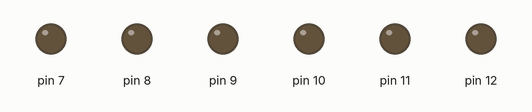
A sketch run on a simulated Arduino Uno, built with avr-gcc and run on an emulated ATmega328P. On the bench: output pins drawn as LEDs (lit = HIGH).

Above: at 0.12 s.
At 2.62 s:
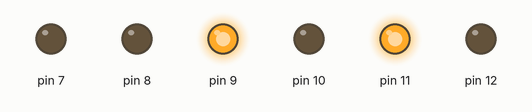
At 5.12 s:
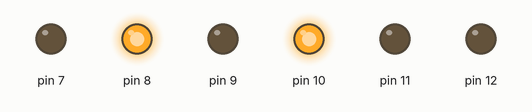
At 10.37 s:
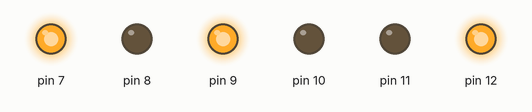
At 15.37 s:
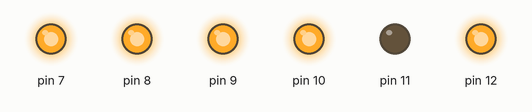
At 20.62 s:
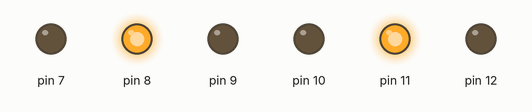
Timing chart, 0 to 20.9 s (numbered marks = the images above):
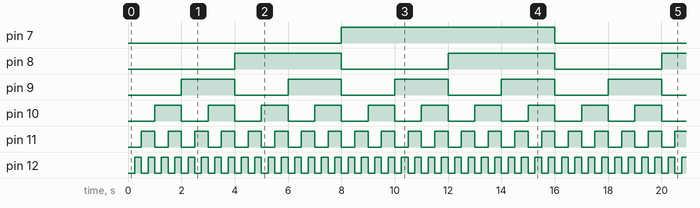

Measured:
- by itself, pin 7: alternates HIGH for 8.0 s and LOW for 8.0 s
- by itself, pin 8: alternates HIGH for 4.0 s and LOW for 4.0 s
- by itself, pin 9: alternates HIGH for 2.0 s and LOW for 2.0 s
- by itself, pin 10: alternates HIGH for 1.0 s and LOW for 1.0 s
- by itself, pin 11: alternates HIGH for 0.50 s and LOW for 0.50 s
- by itself, pin 12: alternates HIGH for 0.25 s and LOW for 0.25 s

The sketch:

Licznik_4bit.ino
```cpp
int x=0;
int y=0;
int z=0;
int a=0;
int b=0;
int c=0;
void setup() {
  pinMode(12, OUTPUT);
  pinMode(11, OUTPUT);
  pinMode(10, OUTPUT);
  pinMode(9, OUTPUT);
  pinMode(8, OUTPUT);
  pinMode(7, OUTPUT);
}

void loop() {
  if(x>0){
    digitalWrite(12, HIGH);
  }
  if(x<1){
    digitalWrite(12, LOW);
  }
  if(y>1){
    digitalWrite(11, HIGH);
  }
  if(y<2){
    digitalWrite(11, LOW);
  }
  if(z>3){
    digitalWrite(10, HIGH);
  }
  if(z<4){
    digitalWrite(10, LOW);
  }
  if(a>7){
    digitalWrite(9, HIGH);
  }
  if(a<8){
    digitalWrite(9, LOW);
  }
  if(b>15){
    digitalWrite(8, HIGH);
  }
  if(b<16){
    digitalWrite(8, LOW);
  }
  if(c>31){
    digitalWrite(7, HIGH);
  }
  if(c<32){
    digitalWrite(7, LOW);
  }
  x++;
  y++;
  z++;
  a++;
  b++;
  c++;
  if(x>1){
    x=0;
  }
  if(y>3){
    y=0;
  }
  if(z>7){
    z=0;
  }
  if(a>15){
    a=0;
  }
  if(b>31){
    b=0;
  }
  if(c>63){
    c=0;
  }
  delay(250);
}
```
